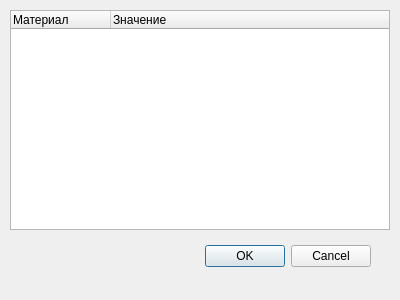
<?xml version="1.0" encoding="UTF-8"?>
<ui version="4.0">
 <class>MaterialsDialog</class>
 <widget class="QDialog" name="MaterialsDialog">
  <property name="geometry">
   <rect>
    <x>0</x>
    <y>0</y>
    <width>400</width>
    <height>300</height>
   </rect>
  </property>
  <property name="windowTitle">
   <string>Материалы</string>
  </property>
  <widget class="QDialogButtonBox" name="buttonBox">
   <property name="geometry">
    <rect>
     <x>30</x>
     <y>240</y>
     <width>341</width>
     <height>32</height>
    </rect>
   </property>
   <property name="orientation">
    <enum>Qt::Horizontal</enum>
   </property>
   <property name="standardButtons">
    <set>QDialogButtonBox::Cancel|QDialogButtonBox::Ok</set>
   </property>
  </widget>
  <widget class="QTreeWidget" name="treeWidget">
   <property name="geometry">
    <rect>
     <x>10</x>
     <y>10</y>
     <width>380</width>
     <height>220</height>
    </rect>
   </property>
   <column>
    <property name="text">
     <string>Материал</string>
    </property>
   </column>
   <column>
    <property name="text">
     <string>Значение</string>
    </property>
   </column>
  </widget>
 </widget>
 <resources/>
 <connections>
  <connection>
   <sender>buttonBox</sender>
   <signal>accepted()</signal>
   <receiver>MaterialsDialog</receiver>
   <slot>accept()</slot>
   <hints>
    <hint type="sourcelabel">
     <x>248</x>
     <y>254</y>
    </hint>
    <hint type="destinationlabel">
     <x>157</x>
     <y>274</y>
    </hint>
   </hints>
  </connection>
  <connection>
   <sender>buttonBox</sender>
   <signal>rejected()</signal>
   <receiver>MaterialsDialog</receiver>
   <slot>reject()</slot>
   <hints>
    <hint type="sourcelabel">
     <x>316</x>
     <y>260</y>
    </hint>
    <hint type="destinationlabel">
     <x>286</x>
     <y>274</y>
    </hint>
   </hints>
  </connection>
 </connections>
</ui>
